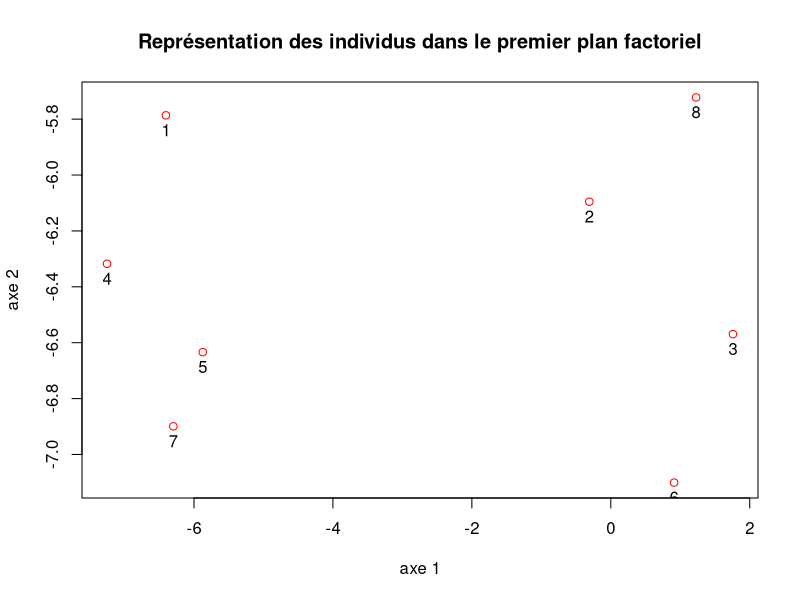

Write the R code that produced this figure.
# UV : SY19 - TP01
# 1. Exercice théorique
# Auteurs : Alice Ngwembou - Antoine Hars
# Fichier : exercice1.R

# http://lotybo.free.fr/upload/File/SY09/SY09%20TP3%20Positionnement%20multidimensionnel.pdf

library(MASS)
x = matrix(c(8.5, 1.5, 3.5, 5.0, 2, 6.5, 9.5, 1.5, 8.5, 2.5, 3, 6.5, 9, 2.5, 2, 5.5), 2)
x = t(x)

# Première partie : ACP
cent = scale(x, center = TRUE, scale = FALSE)
s = (1 / 8) * t(cent) %*% cent
diag = eigen(s)

# Les axes factoriels
u1 = diag$vectors[,1]
u2 = diag$vectors[,2]

landa1 = diag$values[1]
landa2 = diag$values[2]

# princomp(x)

# Calcul des pourcentages d'inertie expliquée
inertie_explique = function(d) {

	l = length(d)
	result = matrix(ncol = l)
	a = sum(abs(d))
	for (k in 1:l) {

		result[k] = d[k] /a * 100
	}
	for (k in 2:l) {
		result[k] = result[k] + result[k-1]
	}
	return (result)
}
inerties = inertie_explique(diag$values)

# a = sum(diag$values)
# axe_inertie1 = diag$values[1] / a * 100
# axe_inertie2 = diag$values[2] / a * 100

# Calcul de la matrice des composantes principales.
m = diag(1, 2)
u = diag$vectors

C = x %*% m %*% u
#compx = princomp(x)
#comp = cent %*% diag$vectors

png(file = "plots/biplot_exo1_princomp.png")
plot(C, main = "Représentation des individus dans le premier plan factoriel", ylab = "axe 2", xlab = "axe 1", col = "red")
text(C, pos = 1, labels = c("1", "2", "3", "4", "5", "6", "7", "8"))
dev.off()

# 3)
# Calcul qui nous donne la matrice X
somme = C[,1] %*% t(u1) + C[,2] %*% t(u2)



# Deuxième partie : MDS
# 1)
d = dist(x, method = "euclidean")
d2 = d^2

# 2)
w1 = cent %*% t(cent)

id8 = diag(8)
distance <- as.matrix(d2)
un = matrix(rep(1, 64), 8)
q8 = id8 - (1/8) * un
w2 = -(1/2) * q8 %*% distance %*% q8

# 3)
n = 1 / 8
cent = scale(n * w1, center = TRUE, scale = FALSE)
vari = (1/8) * t(cent) %*% cent
diag = eigen(vari)
# Il faut montrer que les valeurs propres sont positives ou nulles pour pouvoir dire que W est une matrice semi-définie positive.

# 4)
dp = diag$vectors
l = diag$values * id8

# 5)
#aftd = cmdscale(d, 2)

# 6)
#plot(aftd$points)
# Faire la comparaison

# 7)

aftd <- function (d) {

	# Transformation de la matrice de distances en matrice
	dim_mat = as.matrix(d)
	d2 = dim_mat^2

	# Récupération de la première dimension de la matrice (nbre de lignes = nbre d'individus)
	dimension = diag(dim(dim_mat))[1]

	# Création de la matrice identité
	id = diag(dimension)

	# Création de la matrice unitaire
	un = matrix(rep(1, dimension^2), dimension)

	# Création de la matrice Q de centrage
	q = id - (1/dimension) * un

	# Calcul de la matrice w
	w = -(1/2) * q %*% d2 %*% q

	# Matrice associée aux vecteurs propres
	V = eigen(1 / dimension * w)$vectors[,1:7]
	V = sqrt(dimension) * V

	# Matrice associées aux valeurs propres
	L = diag(c(eigen(1 / dimension * w)$values[1:7]))

	# Calcul composante principale
	C = V %*% sqrt(L)

	# Calcul du pourcentage d'inertie pour les 7 premières valeurs propres
	quality = sum(diag(L)) / sum(eigen(1 / dimension * w) $values) * 100
	
	result <- new.env()
	result$quality <- quality
	result$C <- C

	return(result)
}

a <- new.env()
a = aftd(d)

